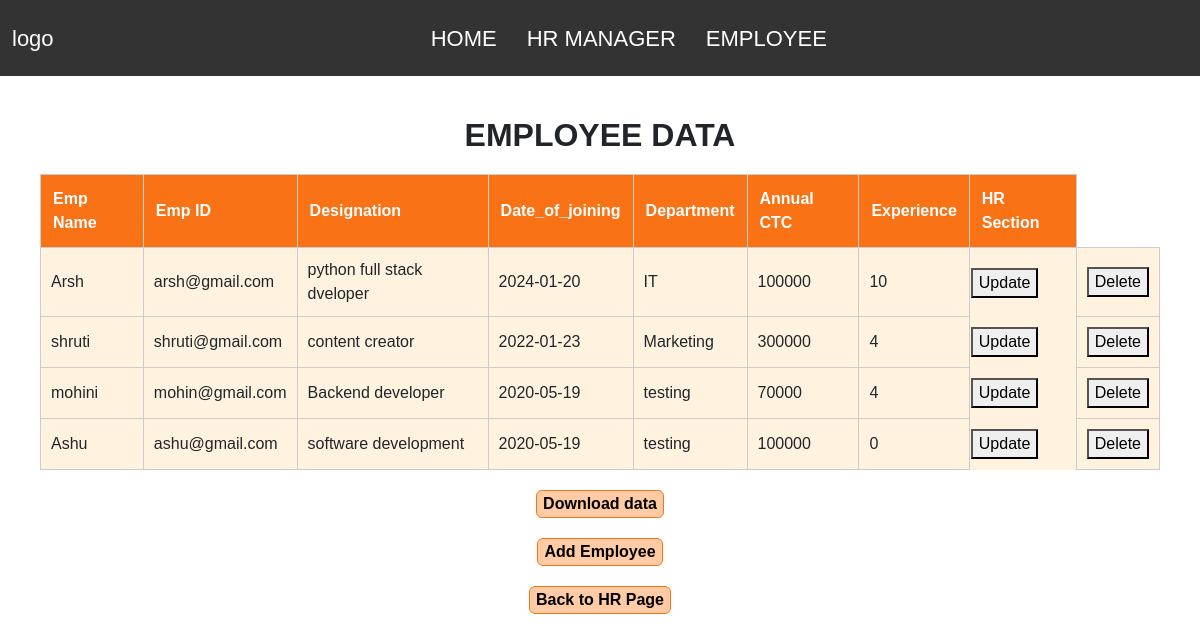
The app's page /viewemployee/ with its own data.
### emp/models.py (models this page shows)
class Employee(models.Model):
    Emp_Name = models.CharField(max_length=100)
    Emp_ID = models.EmailField()
    Designation = models.CharField(max_length=100)
    Date_of_joining = models.CharField(max_length=100)
    Department = models.CharField(max_length=100)
    Annual_CTC = models.CharField(max_length=100)
    Experience = models.CharField(max_length=100)

### emp/views.py (the view)
# urls.py: path('viewemployee/', views.viewemployee, name='viewemployee'),
def viewemployee(request):
    employees = Employee.objects.all()
    return render(request, 'emp/viewemployee.html', {'employees': employees})

### templates/emp/viewemployee.html
 {%extends "emp/base.html"%} {% block body_block %}
<div style="padding: 40px">
  <h2 style="font-weight: 700; text-align: center">EMPLOYEE DATA</h2>
  <table style="width: 100%; border-collapse: collapse; margin-top: 20px">
    <thead>
      <tr style="background-color: #f97316">
        <th style="color: white; padding: 12px; border: 1px solid #ccc">
          Emp Name
        </th>
        <th style="color: white; padding: 12px; border: 1px solid #ccc">
          Emp ID
        </th>
        <th style="color: white; padding: 12px; border: 1px solid #ccc">
          Designation
        </th>
        <th style="color: white; padding: 12px; border: 1px solid #ccc">
          Date_of_joining
        </th>
        <th style="color: white; padding: 12px; border: 1px solid #ccc">
          Department
        </th>
        <th style="color: white; padding: 12px; border: 1px solid #ccc">
          Annual CTC
        </th>
        <th style="color: white; padding: 12px; border: 1px solid #ccc">
          Experience
        </th>
        <th style="color: white; padding: 12px; border: 1px solid #ccc">
          HR Section
        </th>
      </tr>
    </thead>
    <tbody>
      {% for employee in employees %}
      <tr style="background-color: #fff3e0">
        <td style="padding: 10px; border: 1px solid #ccc">
          {{ employee.Emp_Name }}
        </td>
        <td style="padding: 10px; border: 1px solid #ccc">
          {{ employee.Emp_ID }}
        </td>
        <td style="padding: 10px; border: 1px solid #ccc">
          {{ employee.Designation }}
        </td>
        <td style="padding: 10px; border: 1px solid #ccc">
          {{ employee.Date_of_joining }}
        </td>
        <td style="padding: 10px; border: 1px solid #ccc">
          {{ employee.Department }}
        </td>
        <td style="padding: 10px; border: 1px solid #ccc">
          {{ employee.Annual_CTC }}
        </td>
        <td style="padding: 10px; border: 1px solid #ccc">
          {{ employee.Experience }}
        </td style="padding: 10px; border: 1px solid #ccc">
        <td>
          <a href="/update/{{ employee.id }}/"><button>Update</button></a>
        </td>
        <td style="padding: 10px; border: 1px solid #ccc">
          <a href="/delete/{{ employee.id }}/"><button>Delete</button></a>
        </td>
      </tr>
      {% endfor %}
    </tbody>
  </table>
  <div style="text-align: center; margin-top: 20px">
    <a href="/data/"
      ><button
        style="
          background-color: #ffcba4;
          border: 1px solid #f97316;
          border-radius: 6px;
          font-weight: 600;
          cursor: pointer;
        "
      >
        Download data
      </button>
    </a>
  </div>
  <div style="text-align: center; margin-top: 20px">
    <a href="/addemp/"
      ><button
        style="
          background-color: #ffcba4;
          border: 1px solid #f97316;
          border-radius: 6px;
          font-weight: 600;
          cursor: pointer;
        "
      >
        Add Employee
      </button>
    </a>
  </div>
  <div style="text-align: center; margin-top: 20px">
    <a href="/hrmanager/"
      ><button
        style="
          background-color: #ffcba4;
          border: 1px solid #f97316;
          border-radius: 6px;
          font-weight: 600;
          cursor: pointer;
        "
      >
        Back to HR Page
      </button>
    </a>
  </div>
</div>
{% endblock %}

### static/css/style.css (style rules this page uses)
body { font-family: Arial, Helvetica, sans-serif; }

### records on screen
Employee: Emp_Name "Arsh", Emp_ID "arsh@gmail.com", Designation "python full stack dveloper", Date_of_joining "2024-01-20", Department "IT", Annual_CTC "100000", Experience "10"
Employee: Emp_Name "shruti", Emp_ID "shruti@gmail.com", Designation "content creator", Date_of_joining "2022-01-23", Department "Marketing", Annual_CTC "300000", Experience "4"
Employee: Emp_Name "mohini", Emp_ID "mohin@gmail.com", Designation "Backend developer", Date_of_joining "2020-05-19", Department "testing", Annual_CTC "70000", Experience "4"
Employee: Emp_Name "Ashu", Emp_ID "ashu@gmail.com", Designation "software development", Date_of_joining "2020-05-19", Department "testing", Annual_CTC "100000", Experience "0"
